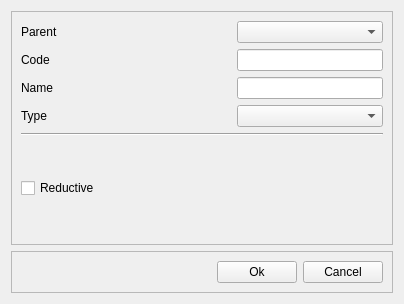
<?xml version="1.0" encoding="UTF-8"?>
<ui version="4.0">
 <class>AddAccountView</class>
 <widget class="QWidget" name="AddAccountView">
  <property name="geometry">
   <rect>
    <x>0</x>
    <y>0</y>
    <width>404</width>
    <height>304</height>
   </rect>
  </property>
  <property name="windowTitle">
   <string>Add new account</string>
  </property>
  <layout class="QVBoxLayout" name="verticalLayout">
   <item>
    <widget class="QFrame" name="frame">
     <property name="frameShape">
      <enum>QFrame::StyledPanel</enum>
     </property>
     <property name="frameShadow">
      <enum>QFrame::Raised</enum>
     </property>
     <layout class="QGridLayout" name="gridLayout">
      <item row="1" column="0">
       <widget class="QLabel" name="label">
        <property name="text">
         <string>Code</string>
        </property>
       </widget>
      </item>
      <item row="1" column="1" colspan="2">
       <spacer name="horizontalSpacer_2">
        <property name="orientation">
         <enum>Qt::Horizontal</enum>
        </property>
        <property name="sizeHint" stdset="0">
         <size>
          <width>125</width>
          <height>20</height>
         </size>
        </property>
       </spacer>
      </item>
      <item row="2" column="0">
       <widget class="QLabel" name="label_2">
        <property name="text">
         <string>Name</string>
        </property>
       </widget>
      </item>
      <item row="2" column="1" colspan="2">
       <spacer name="horizontalSpacer_3">
        <property name="orientation">
         <enum>Qt::Horizontal</enum>
        </property>
        <property name="sizeHint" stdset="0">
         <size>
          <width>125</width>
          <height>20</height>
         </size>
        </property>
       </spacer>
      </item>
      <item row="3" column="0">
       <widget class="QLabel" name="label_3">
        <property name="text">
         <string>Type</string>
        </property>
       </widget>
      </item>
      <item row="3" column="1" colspan="2">
       <spacer name="horizontalSpacer_4">
        <property name="orientation">
         <enum>Qt::Horizontal</enum>
        </property>
        <property name="sizeHint" stdset="0">
         <size>
          <width>125</width>
          <height>20</height>
         </size>
        </property>
       </spacer>
      </item>
      <item row="7" column="2">
       <spacer name="verticalSpacer">
        <property name="orientation">
         <enum>Qt::Vertical</enum>
        </property>
        <property name="sizeHint" stdset="0">
         <size>
          <width>20</width>
          <height>40</height>
         </size>
        </property>
       </spacer>
      </item>
      <item row="1" column="3">
       <widget class="QLineEdit" name="codeLineEdit">
        <property name="inputMask">
         <string>9; </string>
        </property>
        <property name="maxLength">
         <number>1</number>
        </property>
       </widget>
      </item>
      <item row="2" column="3">
       <widget class="QLineEdit" name="nameLineEdit">
        <property name="maxLength">
         <number>100</number>
        </property>
       </widget>
      </item>
      <item row="3" column="3">
       <widget class="QComboBox" name="typeComboBox"/>
      </item>
      <item row="5" column="0" colspan="4">
       <widget class="Line" name="line">
        <property name="orientation">
         <enum>Qt::Horizontal</enum>
        </property>
       </widget>
      </item>
      <item row="7" column="0">
       <widget class="QCheckBox" name="reductiveCheckBox">
        <property name="text">
         <string>Reductive</string>
        </property>
       </widget>
      </item>
      <item row="0" column="0">
       <widget class="QLabel" name="label_4">
        <property name="text">
         <string>Parent</string>
        </property>
       </widget>
      </item>
      <item row="0" column="1" colspan="2">
       <spacer name="horizontalSpacer_5">
        <property name="orientation">
         <enum>Qt::Horizontal</enum>
        </property>
        <property name="sizeHint" stdset="0">
         <size>
          <width>40</width>
          <height>20</height>
         </size>
        </property>
       </spacer>
      </item>
      <item row="0" column="3">
       <widget class="QComboBox" name="parentComboBox"/>
      </item>
     </layout>
    </widget>
   </item>
   <item>
    <widget class="QFrame" name="frame_2">
     <property name="frameShape">
      <enum>QFrame::StyledPanel</enum>
     </property>
     <property name="frameShadow">
      <enum>QFrame::Raised</enum>
     </property>
     <layout class="QHBoxLayout" name="horizontalLayout">
      <item>
       <spacer name="horizontalSpacer">
        <property name="orientation">
         <enum>Qt::Horizontal</enum>
        </property>
        <property name="sizeHint" stdset="0">
         <size>
          <width>201</width>
          <height>20</height>
         </size>
        </property>
       </spacer>
      </item>
      <item>
       <widget class="QPushButton" name="okPushButton">
        <property name="text">
         <string>Ok</string>
        </property>
       </widget>
      </item>
      <item>
       <widget class="QPushButton" name="cancelPushButton">
        <property name="text">
         <string>Cancel</string>
        </property>
       </widget>
      </item>
     </layout>
    </widget>
   </item>
  </layout>
 </widget>
 <resources/>
 <connections/>
</ui>
